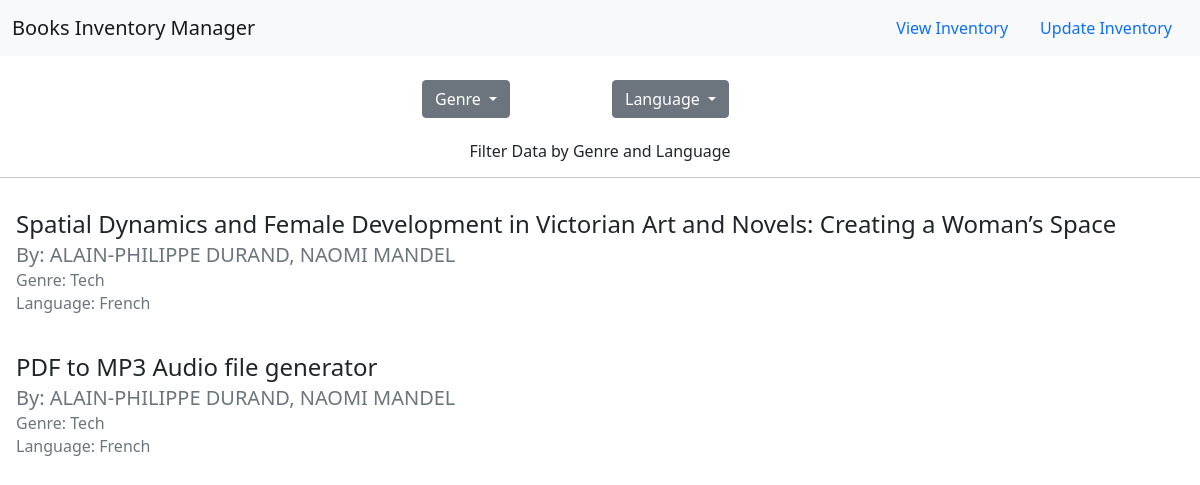
Screenshot of /?genre=Tech&language= with the database file from the repository.
### books/models.py (models this page shows)
class Addbooks(models.Model):
    title = models.CharField(max_length=100,unique=False, default='Not Provided')
    author = models.CharField(max_length=100,unique=False, default='Not Provided')
    genre = models.CharField(max_length=100,unique=False, default='Not Provided')
    language = models.CharField(max_length=100,unique=False, default='Not Provided')

### books/views.py (the view)
# urls.py: path('', views.GetData, name='GetData'),
def GetData(request):
    data = Addbooks.objects.all()
    datagenre = Addbooks.objects.values('genre').distinct()
    datalanguage = Addbooks.objects.values('language').distinct()
    filtergenre = request.GET.get('genre')
    filterlanguage = request.GET.get('language')
    if(filtergenre):
        data = Addbooks.objects.all().filter(genre= filtergenre)
    elif(filterlanguage):
        data = Addbooks.objects.all().filter(language= filterlanguage)
    else:
        data = Addbooks.objects.all()
    return render(request,"show.html", {"books_data": data, "discgenre": datagenre, "disclanguage":datalanguage})

### templates/show.html (shortened to what this page needs)
<html>
<head>
  <link href="https://cdn.jsdelivr.net/npm/bootstrap@5.0.2/dist/css/bootstrap.min.css" rel="stylesheet">
</head>
<body>
    <nav class="navbar navbar-expand-lg navbar-light bg-light">
        <div class="container-fluid">
          <a class="navbar-brand" href="/">Books Inventory Manager</a>
            <ul class="nav justify-content-end">
                <li class="nav-item">
                  <a class="nav-link "  href="/">View Inventory</a>
                </li>
                <li class="nav-item">
                  <a class="nav-link" href="/update">Update Inventory</a>
                </li>
              </ul>
          </div>
      </nav>
<br>
<div class="container">
    <div class="row justify-content-md-center">
        <div class="col col-lg-2">
        <div class="dropdown">
            <a class="btn btn-secondary dropdown-toggle" href="#" role="button" id="dropdownMenuLink" data-bs-toggle="dropdown" aria-expanded="false">
              Genre
            </a>
          </div>
        </div>
        <div class="col col-lg-2">
        <div class="dropdown">
            <a class="btn btn-secondary dropdown-toggle" href="#" role="button" id="dropdownMenuLink" data-bs-toggle="dropdown" aria-expanded="false">
              Language
            </a>
            </div>
          </div>
    </div>
</div><br>
<h6 class="text-center">Filter Data by Genre and Language </h6><hr>
{% for books in books_data %}
{% if forloop.first %}<div class="row">{% endif %}
    <div class="col-xs-4">
    <div class="card-body">
      <h4 class="card-title">{{ books.title}}</h5>
      <h5 class="card-subtitle mb-2 text-muted">By: {{ books.author }}</h6>
      <h6 class="card-subtitle mb-2 text-muted">Genre: {{ books.genre}}</h6>
        <h6 class="card-subtitle mb-2 text-muted">Language:    {{ books.language }}</h6>
    </div>
</div>
{% if forloop.last %}</div>{% endif %}
{% endfor %}
</body>
</html>

### rows the page displays
Addbooks: title "Spatial Dynamics and Female Development in Victorian Art and Novels: Creating a Woman’s Space", author "ALAIN-PHILIPPE DURAND, NAOMI MANDEL", genre "Tech", language "French"
Addbooks: title "PDF to MP3 Audio file generator", author "ALAIN-PHILIPPE DURAND, NAOMI MANDEL", genre "Tech", language "French"
